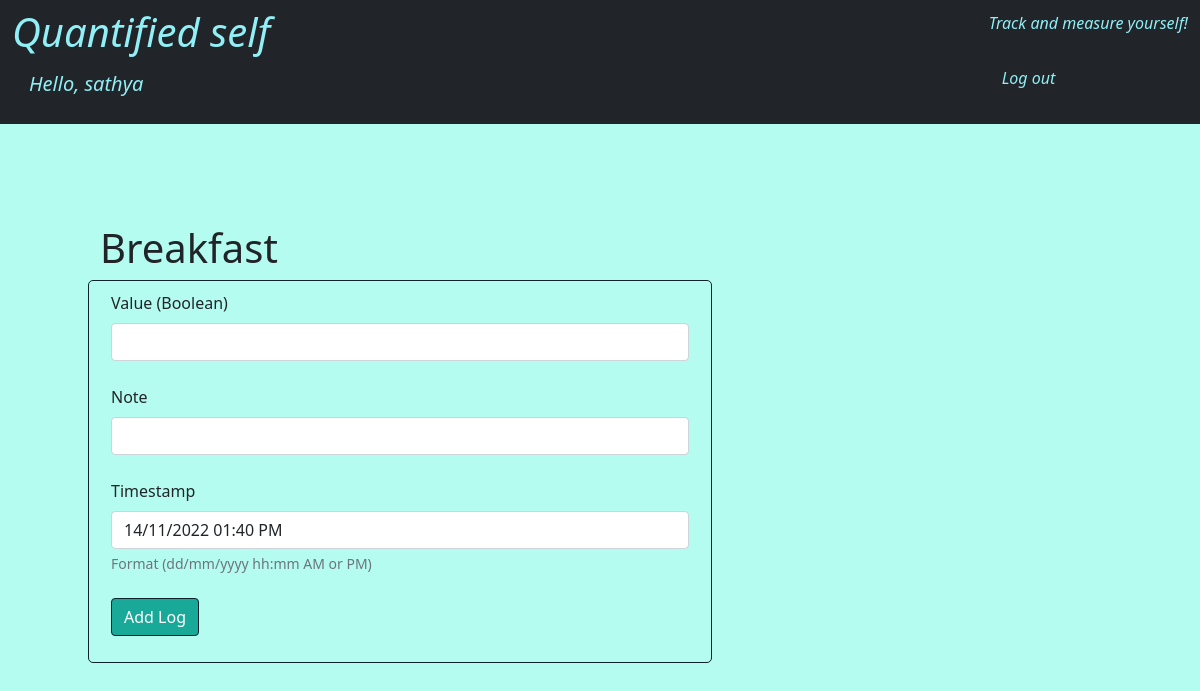
/user/sathya/tracker_info/18/addlogs (signed in), run on the app's committed database.
### models.py (models this page shows, shortened)
class Users(db.Model, UserMixin):
    __tablename__ = "Users"
    uid = db.Column(db.Integer, autoincrement=True, primary_key=True)
    uname = db.Column(db.String, nullable=False, unique=True)
    password = db.Column(db.String(), nullable=False)
    trackers = db.relationship("Trackers", secondary="Enrollments")

class Trackers(db.Model):
    __tablename__ = "Trackers"
    trid = db.Column(db.Integer, autoincrement=True, primary_key=True)
    trname = db.Column(db.String, nullable=False, unique=True)
    trtype = db.Column(db.String, nullable=False)
    trdesc = db.Column(db.String)

### application/log.py (the view, shortened to what this page needs)
@app.route("/user/<uname>/tracker_info/<int:trid>/addlogs", methods=['GET', 'POST'])
@login_required
def tracker_log_add(uname, trid):
    if request.method=='GET':
        current = datetime.now()
        current = current.strftime("%d/%m/%Y %I:%M %p")
        tracker = Trackers.query.filter_by(trid=trid).first()
        if tracker.trtype == "Multiple Choice":
            s = Selectables.query.filter_by(trid=trid).first()
            choices = s.choices.split(",")
            return render_template("trackeraddlog.html", uname=current_user.uname, tracker=tracker, current=current, condition=False, choices=choices)
        return render_template("trackeraddlog.html", uname=current_user.uname, tracker=tracker, current=current, condition=True)

### application/user.py (called while the page is built)
@login.user_loader
def load_user(uid):
    return Users.query.filter_by(uid=uid).first()

### templates/trackeraddlog.html (shortened to what this page needs)
<!DOCTYPE html>
<html lang="en">
  <head>
    <link href="https://cdn.jsdelivr.net/npm/bootstrap@5.1.3/dist/css/bootstrap.min.css" rel="stylesheet">
  </head>
<body >
    <nav class="navbar navbar-dark bg-dark">
        <div class="container-fluid">
           <h1 class="italic" style="color:#91eff6;">Quantified self <br><a class="btn btn-lg" style="color:#91eff6;" href="/user/{{uname}}/home">Hello, {{uname}}</a></h1>
           <br>
           <p class="italic" style="color:#91eff6;">Track and measure yourself!<br><br><a href="/user/logout" class="btn btn-dark" style="color:#91eff6">Log out</a></p>
        </div>
     </nav>
  <div id="main" class="col-md-8">
  <div class="row-g3" style="padding-top: 100px; padding-right: 100px;padding-bottom: 100px; padding-left: 100px; ">
      <h1>{{tracker.trname}}</h1>
      <div class="row" style="border: 1px solid #10222E; border-radius: 5px; padding: 10px;">
      <form action="/user/{{uname}}/tracker_info/{{tracker.trid}}/addlogs" class="form-group" method="POST" id="logadd-form-post">
        <div class="row">
            {% if condition %}
            <div class="mb-4">
                <label for="value" class="form-label">Value ({{tracker.trtype}})</label>
                <input type="text" class="form-control" id="value" name="value" required>
            </div>
            {% endif %}
            <div class="mb-4">
                <label for="note" class="form-label">Note</label>
                <input type="text" class="form-control" id="note" name="note">
            </div>
            <div class="mb-4">
                <label for="datetime" class="form-label">Timestamp</label>
                <input type="text" class="form-control" id="datetime" name="datetime" value="{{current}}">
                <div class="form-text">Format (dd/mm/yyyy hh:mm AM or PM)</div>
            </div>
        </div>
        <input type="submit" class="btn btn-primary mb-3" value="Add Log" style="border: 0.5px solid #10222E; background-color: #18A999; color: white;"></input>
      </form>
      </div>
    </div >
  </div>
</body>
</html>

### templates/trackeraddlog.html (style rules this page uses)
body { background-color:rgba(52, 247, 214, 0.359) }
h1.italic { font-style:italic }
p.italic { font-style:italic }

### data on the page
Users: uname "sathya"
Trackers: trname "Breakfast", trtype "Boolean"
